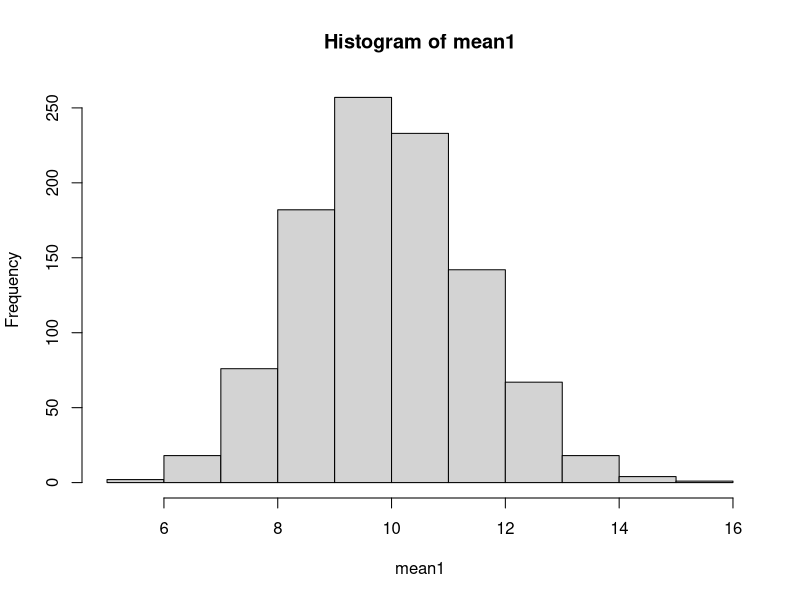
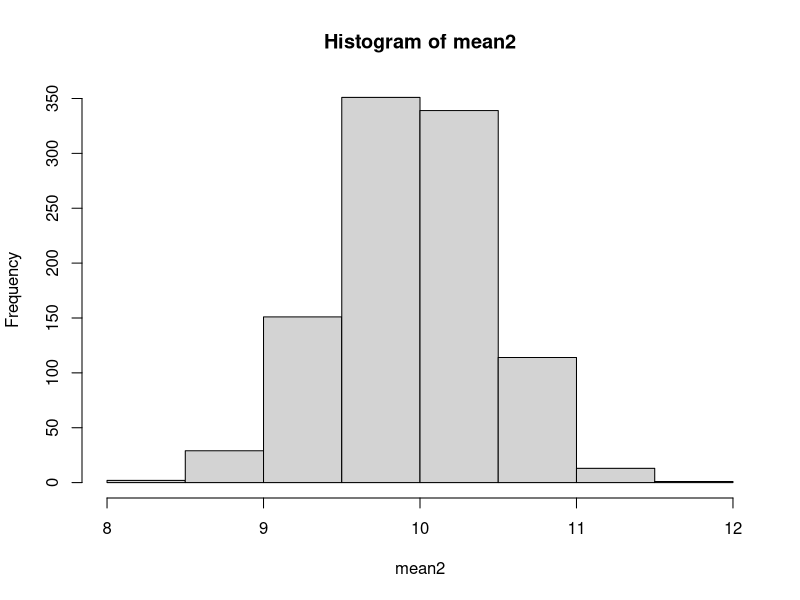

Generate these figures, in order, with R:
################################################
# Intro to data science, Sampling: Week 4
#
# Student name: Shivani Sanjay Mahaddalkar
# Homework number: 4
# Date due:  9/20/2020
#
# Set working directory 
setwd("~/Desktop/IST687/Homework")

#---------------------------------------------------------------------------
# Part A: 	Write	a	function	to	compute statistics	for a	vector of	numeric	values

# 1. defining a function that returns the list of statistics of the vector
vectorStats <- function(vectorInput){
  meanVector <- mean(vectorInput)
  medianVector <- median(vectorInput)
  return( c(meanVector, medianVector))
}

# 2.  testing by calling it and giving input from 1 to 10
# The mean and median both are 5.5, so the function works
vectorStats(1:10)

# 3. Adding max, min and std deviation to the function's return
vectorStats <- function(vectorInput){
  meanVector <- mean(vectorInput)
  medianVector <- median(vectorInput)
  maxVector <- max(vectorInput)
  minVector <- min(vectorInput)
  sdVector <- sd(vectorInput)
  return( c(meanVector, medianVector, maxVector, minVector, sdVector))
}

# 4. retesting by calling it and giving input from 1 to 10
# The max, min and std dev are 10, 1, 3.02765 respectively, so the function works
vectorStats(1:10)

#---------------------------------------------------------------------------
# Part B:	Sample repeatedly from the	airquality	built-in	data frame 
# 5. Using the air quality data frame and storing into a variable
# 
myAQuality <- airquality
View(myAQuality)

# The Ozone column is the mean ozone in ppm, 
# Solar.R is solar radiation, 
# Wind is avg wind speed in miles per hour
# Temp is maximum daily temperature at La Guardia Airport
# Month is numeric month
# Day is numeric day of month
help("airquality")

# 6. Sample five wind observations without replacing
set.seed(0)
sampleWind <- sample(myAQuality$Wind, 5,  replace = TRUE )

# 7. Calling function vectorStats on wind samples
vectorStats(sampleWind)

# 8. Sampling the population 10 times.
replicate(10, sample(myAQuality$Wind, 5, replace = TRUE), simplify = TRUE)

# 9. Why does the replicate function not produce duplicate results?
# The different ways to sample with replacing are 153^5. To find two samples with the same values is highly
# improbable.

# 10. Running with 1000 replications and storing the value
sampleWind1000 <- replicate(1000, sample(myAQuality$Wind, 5,  replace = TRUE ), simplify = TRUE)

# 11. Generate a histogram of means from the previous result
# Histogram show highest frequency  of over 250 present from 9-10 and 10-11 with over 100 instances in
# 8-9, 11-12
mean1 <- replicate(1000, mean(sample(myAQuality$Wind, 5,  replace = TRUE )), simplify = TRUE)
hist(mean1)

# 12. Generating histogram for 1000 samples of size 50
mean(myAQuality$Wind)
# The law of large numbers works here, as we increase the sample size to 50 from 5
# the highest frequency is from range 9-11 which is range in which the mean is present in the population
mean2 <- replicate(1000, mean(sample(myAQuality$Wind, 50,  replace = TRUE )), simplify = TRUE)
hist(mean2)

